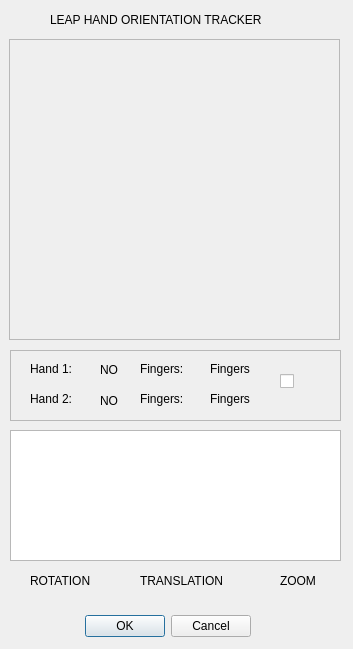
<?xml version="1.0" encoding="UTF-8"?>
<ui version="4.0">
 <class>LeapDialog</class>
 <widget class="QDialog" name="LeapDialog">
  <property name="geometry">
   <rect>
    <x>0</x>
    <y>0</y>
    <width>353</width>
    <height>649</height>
   </rect>
  </property>
  <property name="windowTitle">
   <string>Dialog</string>
  </property>
  <widget class="QDialogButtonBox" name="buttonBox">
   <property name="geometry">
    <rect>
     <x>70</x>
     <y>610</y>
     <width>181</width>
     <height>32</height>
    </rect>
   </property>
   <property name="orientation">
    <enum>Qt::Horizontal</enum>
   </property>
   <property name="standardButtons">
    <set>QDialogButtonBox::Cancel|QDialogButtonBox::Ok</set>
   </property>
  </widget>
  <widget class="QLabel" name="labelRotation">
   <property name="enabled">
    <bool>true</bool>
   </property>
   <property name="geometry">
    <rect>
     <x>30</x>
     <y>570</y>
     <width>81</width>
     <height>21</height>
    </rect>
   </property>
   <property name="font">
    <font>
     <weight>50</weight>
     <bold>false</bold>
    </font>
   </property>
   <property name="text">
    <string>ROTATION</string>
   </property>
  </widget>
  <widget class="QLabel" name="labelScaling">
   <property name="geometry">
    <rect>
     <x>280</x>
     <y>570</y>
     <width>51</width>
     <height>21</height>
    </rect>
   </property>
   <property name="text">
    <string>ZOOM</string>
   </property>
  </widget>
  <widget class="QFrame" name="frame">
   <property name="geometry">
    <rect>
     <x>10</x>
     <y>350</y>
     <width>331</width>
     <height>71</height>
    </rect>
   </property>
   <property name="frameShape">
    <enum>QFrame::StyledPanel</enum>
   </property>
   <property name="frameShadow">
    <enum>QFrame::Raised</enum>
   </property>
   <widget class="QLabel" name="label_6">
    <property name="geometry">
     <rect>
      <x>20</x>
      <y>10</y>
      <width>61</width>
      <height>17</height>
     </rect>
    </property>
    <property name="text">
     <string>Hand 1:</string>
    </property>
   </widget>
   <widget class="QLabel" name="label_40">
    <property name="geometry">
     <rect>
      <x>20</x>
      <y>40</y>
      <width>61</width>
      <height>17</height>
     </rect>
    </property>
    <property name="text">
     <string>Hand 2:</string>
    </property>
   </widget>
   <widget class="QLabel" name="label_41">
    <property name="geometry">
     <rect>
      <x>130</x>
      <y>10</y>
      <width>61</width>
      <height>17</height>
     </rect>
    </property>
    <property name="text">
     <string>Fingers:</string>
    </property>
   </widget>
   <widget class="QLabel" name="label_42">
    <property name="geometry">
     <rect>
      <x>130</x>
      <y>40</y>
      <width>61</width>
      <height>17</height>
     </rect>
    </property>
    <property name="text">
     <string>Fingers:</string>
    </property>
   </widget>
   <widget class="QLabel" name="labelLeapHand1Fingers_4">
    <property name="geometry">
     <rect>
      <x>200</x>
      <y>10</y>
      <width>61</width>
      <height>17</height>
     </rect>
    </property>
    <property name="text">
     <string>Fingers</string>
    </property>
   </widget>
   <widget class="QLabel" name="labelLeapHand2Fingers_4">
    <property name="geometry">
     <rect>
      <x>200</x>
      <y>40</y>
      <width>61</width>
      <height>17</height>
     </rect>
    </property>
    <property name="text">
     <string>Fingers</string>
    </property>
   </widget>
   <widget class="QLabel" name="labelLeapHand1_4">
    <property name="geometry">
     <rect>
      <x>90</x>
      <y>9</y>
      <width>31</width>
      <height>21</height>
     </rect>
    </property>
    <property name="text">
     <string>NO</string>
    </property>
   </widget>
   <widget class="QLabel" name="labelLeapHand2_4">
    <property name="geometry">
     <rect>
      <x>90</x>
      <y>40</y>
      <width>31</width>
      <height>21</height>
     </rect>
    </property>
    <property name="text">
     <string>NO</string>
    </property>
   </widget>
   <widget class="QCheckBox" name="checkBox_Diagnostic_4">
    <property name="geometry">
     <rect>
      <x>270</x>
      <y>20</y>
      <width>21</width>
      <height>22</height>
     </rect>
    </property>
    <property name="text">
     <string/>
    </property>
    <property name="shortcut">
     <string>D</string>
    </property>
   </widget>
  </widget>
  <widget class="QLabel" name="labelTranslation">
   <property name="geometry">
    <rect>
     <x>140</x>
     <y>570</y>
     <width>111</width>
     <height>21</height>
    </rect>
   </property>
   <property name="text">
    <string>TRANSLATION</string>
   </property>
  </widget>
  <widget class="QFrame" name="frame_9">
   <property name="geometry">
    <rect>
     <x>9</x>
     <y>39</y>
     <width>331</width>
     <height>301</height>
    </rect>
   </property>
   <property name="frameShape">
    <enum>QFrame::StyledPanel</enum>
   </property>
   <property name="frameShadow">
    <enum>QFrame::Raised</enum>
   </property>
   <widget class="QVTKWidget" name="widgetLeapViz" native="true">
    <property name="geometry">
     <rect>
      <x>10</x>
      <y>10</y>
      <width>311</width>
      <height>281</height>
     </rect>
    </property>
   </widget>
  </widget>
  <widget class="QPlainTextEdit" name="plainTextEdit_Leap">
   <property name="geometry">
    <rect>
     <x>10</x>
     <y>430</y>
     <width>331</width>
     <height>131</height>
    </rect>
   </property>
  </widget>
  <widget class="QLabel" name="label_30">
   <property name="geometry">
    <rect>
     <x>50</x>
     <y>10</y>
     <width>271</width>
     <height>20</height>
    </rect>
   </property>
   <property name="text">
    <string>LEAP HAND ORIENTATION TRACKER</string>
   </property>
  </widget>
 </widget>
 <customwidgets>
  <customwidget>
   <class>QVTKWidget</class>
   <extends>QWidget</extends>
   <header>QVTKWidget.h</header>
  </customwidget>
 </customwidgets>
 <resources/>
 <connections>
  <connection>
   <sender>buttonBox</sender>
   <signal>accepted()</signal>
   <receiver>LeapDialog</receiver>
   <slot>accept()</slot>
   <hints>
    <hint type="sourcelabel">
     <x>248</x>
     <y>254</y>
    </hint>
    <hint type="destinationlabel">
     <x>157</x>
     <y>274</y>
    </hint>
   </hints>
  </connection>
  <connection>
   <sender>buttonBox</sender>
   <signal>rejected()</signal>
   <receiver>LeapDialog</receiver>
   <slot>reject()</slot>
   <hints>
    <hint type="sourcelabel">
     <x>316</x>
     <y>260</y>
    </hint>
    <hint type="destinationlabel">
     <x>286</x>
     <y>274</y>
    </hint>
   </hints>
  </connection>
 </connections>
</ui>
